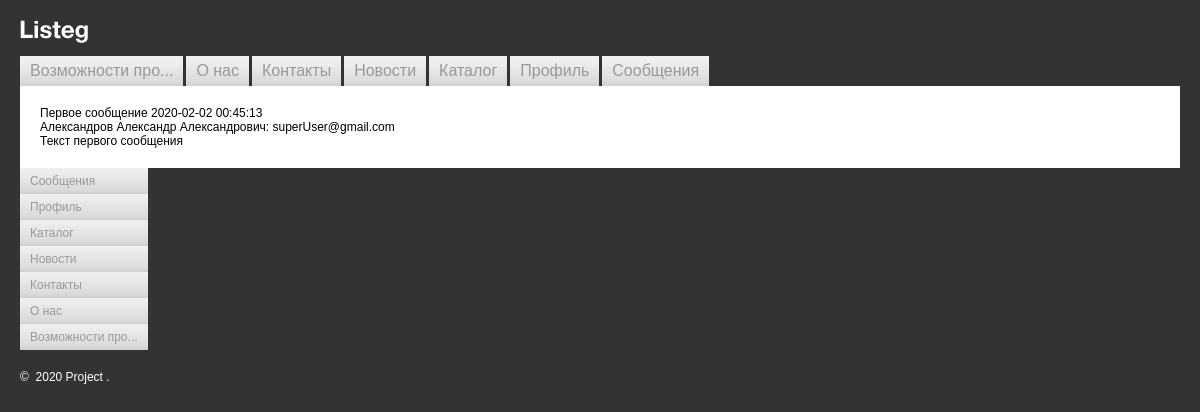
Page /posts/view?msg=1 (signed in) on the committed database.
### tables this page shows
CREATE TABLE `messages` (
  `id` int(11) NOT NULL,
  `title` varchar(255) NOT NULL,
  `date` datetime DEFAULT NULL,
  `sender_id` int(11) NOT NULL,
  `recipient_id` int(11) NOT NULL,
  `text` text NOT NULL,
  `read` tinyint(1) NOT NULL DEFAULT 0,
  `section_id` int(11) NOT NULL DEFAULT 1
);

### include/data.php (called while the page is built, shortened)
<?php
$date = date('Y');
$imageSrc = '/i/logo.png';

### include/menu.php (called while the page is built, shortened)
<?php
function sortArray(array $array, string $keyForSort, int $typeSort = SORT_ASC): array
{
    $value = array_column($array, $keyForSort);
    array_multisort($value, $typeSort, $array);
    return $array;
}
function showMenu(array $array, string $keyForSort, int $typeSort = SORT_ASC, string $ulClass = '')
{
    include $_SERVER['DOCUMENT_ROOT'] . '/templates/menuTemplate.php';
}

### include/renderElements.php (called while the page is built, shortened)
<?php
function trimLongTitle($title, $length = 15): string
{
    return mb_strimwidth($title, 0, $length + 3, '...');
}
function isCurrentUrl($url): bool
{
    return parse_url($_SERVER['REQUEST_URI'], PHP_URL_PATH) == $url;
}

### db/connect.php (called while the page is built, shortened)
<?php
function connect(): mysqli
{
    $dbName = 'task_db';
    $user = 'root';
    $password = 'pass123';
    $host = 'localhost';
    static $connect = null;
    if (null === $connect) {
        $connect = mysqli_connect($host, $user, $password, $dbName);
    }
    return $connect;
}
function getMessage(int $id): array
{
    $id = mysqli_real_escape_string(connect(), $id);
    $result = mysqli_query(
        connect(),
        "SELECT title, m.date, text, CONCAT(s.name, ': ', s.email) AS sender FROM users AS u
LEFT JOIN messages AS m ON recipient_id = u.id
LEFT JOIN users AS s ON s.id = sender_id
WHERE m.id=$id"
    );
    return getResult($result);
}
function canWriteMsg(string $login, bool $showMsg = true): bool
{
    $isActive = false;
    $login = mysqli_real_escape_string(connect(), $login);
    $result = mysqli_query(
        connect(),
        "SELECT group_id FROM users
LEFT JOIN user_group ON user_id=id && group_id=2
WHERE login='$login'"
    );
    if (mysqli_num_rows($result) > 0) {
        $isActive = (int)mysqli_fetch_assoc($result)['group_id'] === 2;
    }
    return $isActive;
}
function getResult(mysqli_result $result): array
{
    if (mysqli_num_rows($result) === 1) {
        return mysqli_fetch_assoc($result);
    } elseif (mysqli_num_rows($result) > 1) {
        return mysqli_fetch_all($result, MYSQLI_ASSOC);
    }
    return [];
}

### posts/view/index.php (the view, shortened to what this page needs)
<?php
require $_SERVER['DOCUMENT_ROOT'] . '/templates/header.php';
?>
    <div class="container container_view">
        <?php
        $isActive = database\canWriteMsg($_COOKIE['login']);
        if ($isActive) {
            $msg = database\getMessage($_GET['msg']);
        }
        if ($isActive) : ?>
            <div class="view_title"><?= $msg['title'] . ' ' . $msg['date'] ?></div>
            <div class="view_sender"><?= $msg['sender'] ?></div>
            <div class="view_msg"><?= $msg['text'] ?></div>
        <?php endif; ?>
    </div>
<?php
require $_SERVER['DOCUMENT_ROOT'] . '/templates/footer.php';

### templates/header.php (shortened to what this page needs)
<?php
require $_SERVER['DOCUMENT_ROOT'] . '/db/connect.php';
require_once $_SERVER['DOCUMENT_ROOT'] . '/include/data.php';
require_once $_SERVER['DOCUMENT_ROOT'] . '/include/main_menu.php';
require_once $_SERVER['DOCUMENT_ROOT'] . '/include/menu.php';
require_once $_SERVER['DOCUMENT_ROOT'] . '/include/renderElements.php';
?>
<!DOCTYPE html>
<html lang="ru">
<head>
    <link href="/css/styles.css" rel="stylesheet">
</head>
<body>
<div class="header">
    <div class="logo"><img src="<?= $imageSrc ?>" alt="Project"></div>
    <div class="clearfix"></div>
</div>
<div class="clear">
    <?php menu\showMenu($menuNav, 'sort', SORT_ASC, 'main-menu'); ?>
</div>

### templates/menuTemplate.php (shortened to what this page needs)
<ul class="<?= $ulClass ?>">
    <?php
    foreach (sortArray($array, $keyForSort, $typeSort) as $item) : ?>
        <li class="<?= render\isCurrentUrl($item['path']) ? ' active' : '' ?>">
            <a href='<?= $item['path'] ?>'><?= render\trimLongTitle($item['title']) ?></a>
        </li>
    <?php endforeach; ?>
</ul>

### templates/footer.php (shortened to what this page needs)
<div class="clearfix menu_bottom">
</div>
<div class="footer">&copy;&nbsp;<nobr> <?= $date ?></nobr>
    Project .
</div>
</body>
</html>

### css/styles.css (style rules this page uses)
body { background: #333333; padding: 20px; margin: 0; color: #000000; font-family: Arial, Helvetica, sans-serif; font-size: 12px; }
div { border: none; font-size: 1em; }
img { border: none; }
a { text-decoration: underline; color: #333; }
.header { padding: 0; margin: 0 0 10px 0; border: none; }
.logo { float: left; margin: 0 10px 0 0; padding: 0; border: none; }
.logo img { border: none; width: 68px; height: 23px; }
.clear .main-menu { display: flex; }
.main-menu { margin: 0; padding: 0; clear: both; }
.main-menu li { list-style: none; float: left; background: url(../i/top-menu-bg.gif) bottom repeat-x #efefef; margin: 0 3px 0 0; padding: 0; }
.main-menu a { font-size: 16px; }
.menu_bottom .main-menu a { font-size: 12px; }
.menu_bottom .main-menu { float: left; }
.menu_bottom .main-menu li { float: none; display: block; }
.main-menu li a { padding: 6px 10px; text-decoration: none; display: block; color: #999999; }
.clearfix::after { content: ""; display: table; clear: both; }
.footer { color: #ffffff; margin: 20px 0 0 0; padding: 0; }
.container { background: #ffffff; }
.container_view { padding: 20px; }

### rows in the picture
messages: title "Первое сообщение", date "2020-02-02 00:45:13", text "Текст первого сообщения"

### other values in the picture
render\trimLongTitle($item['title']) "Возможности про..."
render\trimLongTitle($item['title']) "О нас"
render\trimLongTitle($item['title']) "Контакты"
render\trimLongTitle($item['title']) "Новости"
render\trimLongTitle($item['title']) "Каталог"
render\trimLongTitle($item['title']) "Профиль"
render\trimLongTitle($item['title']) "Сообщения"
$msg['sender'] "Александров Александр Александрович: superUser@gmail.com"
$date "2020"
